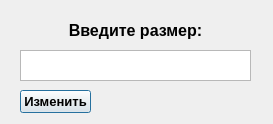
<?xml version="1.0" encoding="UTF-8"?>
<ui version="4.0">
 <class>Dialog</class>
 <widget class="QDialog" name="Dialog">
  <property name="geometry">
   <rect>
    <x>0</x>
    <y>0</y>
    <width>273</width>
    <height>124</height>
   </rect>
  </property>
  <property name="windowTitle">
   <string>Dialog</string>
  </property>
  <widget class="QTextEdit" name="textEdit">
   <property name="geometry">
    <rect>
     <x>20</x>
     <y>50</y>
     <width>231</width>
     <height>31</height>
    </rect>
   </property>
  </widget>
  <widget class="QPushButton" name="ok">
   <property name="geometry">
    <rect>
     <x>20</x>
     <y>90</y>
     <width>71</width>
     <height>23</height>
    </rect>
   </property>
   <property name="font">
    <font>
     <pointsize>10</pointsize>
     <weight>75</weight>
     <bold>true</bold>
    </font>
   </property>
   <property name="text">
    <string>Изменить</string>
   </property>
  </widget>
  <widget class="QLabel" name="label">
   <property name="geometry">
    <rect>
     <x>20</x>
     <y>20</y>
     <width>231</width>
     <height>20</height>
    </rect>
   </property>
   <property name="font">
    <font>
     <pointsize>12</pointsize>
     <weight>75</weight>
     <italic>false</italic>
     <bold>true</bold>
     <underline>false</underline>
     <strikeout>false</strikeout>
     <kerning>true</kerning>
    </font>
   </property>
   <property name="mouseTracking">
    <bool>false</bool>
   </property>
   <property name="text">
    <string>Введите размер:</string>
   </property>
   <property name="alignment">
    <set>Qt::AlignCenter</set>
   </property>
   <property name="wordWrap">
    <bool>false</bool>
   </property>
   <property name="openExternalLinks">
    <bool>false</bool>
   </property>
  </widget>
 </widget>
 <resources/>
 <connections/>
</ui>
